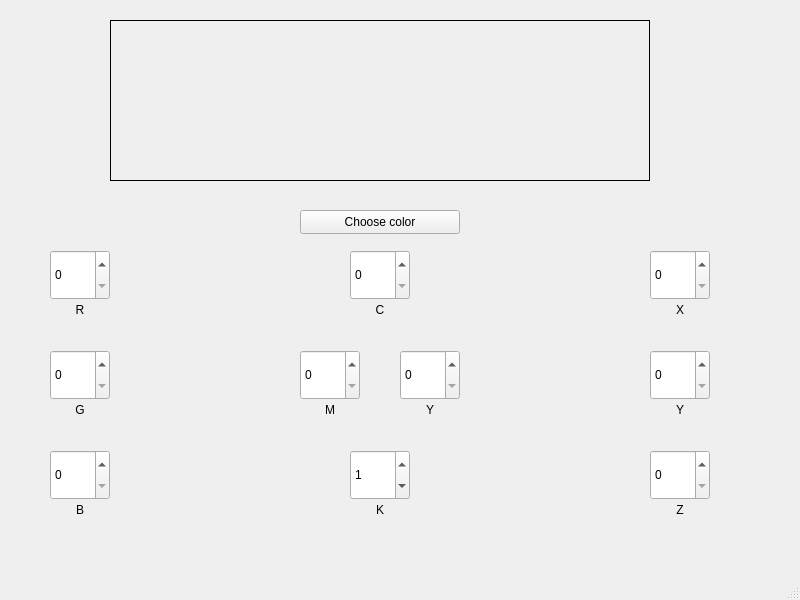
<?xml version="1.0" encoding="UTF-8"?>
<ui version="4.0">
 <class>MainWindow</class>
 <widget class="QMainWindow" name="MainWindow">
  <property name="geometry">
   <rect>
    <x>0</x>
    <y>0</y>
    <width>800</width>
    <height>600</height>
   </rect>
  </property>
  <property name="windowTitle">
   <string>MainWindow</string>
  </property>
  <widget class="QWidget" name="centralwidget">
   <widget class="QLabel" name="label">
    <property name="geometry">
     <rect>
      <x>110</x>
      <y>20</y>
      <width>540</width>
      <height>161</height>
     </rect>
    </property>
    <property name="autoFillBackground">
     <bool>false</bool>
    </property>
    <property name="frameShape">
     <enum>QFrame::Box</enum>
    </property>
    <property name="text">
     <string/>
    </property>
   </widget>
   <widget class="QPushButton" name="chooseButton">
    <property name="geometry">
     <rect>
      <x>300</x>
      <y>210</y>
      <width>160</width>
      <height>24</height>
     </rect>
    </property>
    <property name="text">
     <string>Choose color</string>
    </property>
   </widget>
   <widget class="QLabel" name="label_2">
    <property name="geometry">
     <rect>
      <x>350</x>
      <y>300</y>
      <width>60</width>
      <height>20</height>
     </rect>
    </property>
    <property name="text">
     <string>C</string>
    </property>
    <property name="alignment">
     <set>Qt::AlignCenter</set>
    </property>
   </widget>
   <widget class="QLabel" name="label_3">
    <property name="geometry">
     <rect>
      <x>300</x>
      <y>400</y>
      <width>60</width>
      <height>20</height>
     </rect>
    </property>
    <property name="text">
     <string>M</string>
    </property>
    <property name="alignment">
     <set>Qt::AlignCenter</set>
    </property>
   </widget>
   <widget class="QLabel" name="label_4">
    <property name="geometry">
     <rect>
      <x>400</x>
      <y>400</y>
      <width>60</width>
      <height>20</height>
     </rect>
    </property>
    <property name="text">
     <string>Y</string>
    </property>
    <property name="alignment">
     <set>Qt::AlignCenter</set>
    </property>
   </widget>
   <widget class="QLabel" name="label_5">
    <property name="geometry">
     <rect>
      <x>350</x>
      <y>500</y>
      <width>60</width>
      <height>20</height>
     </rect>
    </property>
    <property name="text">
     <string>K</string>
    </property>
    <property name="alignment">
     <set>Qt::AlignCenter</set>
    </property>
   </widget>
   <widget class="QLabel" name="label_6">
    <property name="geometry">
     <rect>
      <x>650</x>
      <y>300</y>
      <width>60</width>
      <height>20</height>
     </rect>
    </property>
    <property name="text">
     <string>X</string>
    </property>
    <property name="alignment">
     <set>Qt::AlignCenter</set>
    </property>
   </widget>
   <widget class="QLabel" name="label_7">
    <property name="geometry">
     <rect>
      <x>650</x>
      <y>400</y>
      <width>60</width>
      <height>20</height>
     </rect>
    </property>
    <property name="text">
     <string>Y</string>
    </property>
    <property name="alignment">
     <set>Qt::AlignCenter</set>
    </property>
   </widget>
   <widget class="QLabel" name="label_8">
    <property name="geometry">
     <rect>
      <x>650</x>
      <y>500</y>
      <width>60</width>
      <height>20</height>
     </rect>
    </property>
    <property name="text">
     <string>Z</string>
    </property>
    <property name="alignment">
     <set>Qt::AlignCenter</set>
    </property>
   </widget>
   <widget class="QLabel" name="label_9">
    <property name="geometry">
     <rect>
      <x>50</x>
      <y>300</y>
      <width>60</width>
      <height>20</height>
     </rect>
    </property>
    <property name="text">
     <string>R</string>
    </property>
    <property name="alignment">
     <set>Qt::AlignCenter</set>
    </property>
   </widget>
   <widget class="QLabel" name="label_10">
    <property name="geometry">
     <rect>
      <x>50</x>
      <y>400</y>
      <width>60</width>
      <height>20</height>
     </rect>
    </property>
    <property name="text">
     <string>G</string>
    </property>
    <property name="alignment">
     <set>Qt::AlignCenter</set>
    </property>
   </widget>
   <widget class="QLabel" name="label_11">
    <property name="geometry">
     <rect>
      <x>50</x>
      <y>500</y>
      <width>60</width>
      <height>20</height>
     </rect>
    </property>
    <property name="text">
     <string>B</string>
    </property>
    <property name="alignment">
     <set>Qt::AlignCenter</set>
    </property>
   </widget>
   <widget class="QSpinBox" name="R">
    <property name="geometry">
     <rect>
      <x>50</x>
      <y>250</y>
      <width>60</width>
      <height>50</height>
     </rect>
    </property>
    <property name="maximum">
     <number>255</number>
    </property>
   </widget>
   <widget class="QSpinBox" name="G">
    <property name="geometry">
     <rect>
      <x>50</x>
      <y>350</y>
      <width>60</width>
      <height>50</height>
     </rect>
    </property>
    <property name="maximum">
     <number>255</number>
    </property>
   </widget>
   <widget class="QSpinBox" name="B">
    <property name="geometry">
     <rect>
      <x>50</x>
      <y>450</y>
      <width>60</width>
      <height>50</height>
     </rect>
    </property>
    <property name="maximum">
     <number>255</number>
    </property>
   </widget>
   <widget class="QDoubleSpinBox" name="C">
    <property name="geometry">
     <rect>
      <x>350</x>
      <y>250</y>
      <width>60</width>
      <height>50</height>
     </rect>
    </property>
    <property name="decimals">
     <number>0</number>
    </property>
    <property name="maximum">
     <double>100.000000000000000</double>
    </property>
   </widget>
   <widget class="QDoubleSpinBox" name="M">
    <property name="geometry">
     <rect>
      <x>300</x>
      <y>350</y>
      <width>60</width>
      <height>50</height>
     </rect>
    </property>
    <property name="decimals">
     <number>0</number>
    </property>
    <property name="maximum">
     <double>100.000000000000000</double>
    </property>
    <property name="singleStep">
     <double>1.000000000000000</double>
    </property>
   </widget>
   <widget class="QDoubleSpinBox" name="Y">
    <property name="geometry">
     <rect>
      <x>400</x>
      <y>350</y>
      <width>60</width>
      <height>50</height>
     </rect>
    </property>
    <property name="decimals">
     <number>0</number>
    </property>
    <property name="maximum">
     <double>100.000000000000000</double>
    </property>
   </widget>
   <widget class="QDoubleSpinBox" name="K">
    <property name="geometry">
     <rect>
      <x>350</x>
      <y>450</y>
      <width>60</width>
      <height>50</height>
     </rect>
    </property>
    <property name="decimals">
     <number>0</number>
    </property>
    <property name="minimum">
     <double>0.000000000000000</double>
    </property>
    <property name="maximum">
     <double>100.000000000000000</double>
    </property>
    <property name="singleStep">
     <double>1.000000000000000</double>
    </property>
    <property name="stepType">
     <enum>QAbstractSpinBox::AdaptiveDecimalStepType</enum>
    </property>
    <property name="value">
     <double>1.000000000000000</double>
    </property>
   </widget>
   <widget class="QDoubleSpinBox" name="X">
    <property name="geometry">
     <rect>
      <x>650</x>
      <y>250</y>
      <width>60</width>
      <height>50</height>
     </rect>
    </property>
    <property name="decimals">
     <number>0</number>
    </property>
    <property name="maximum">
     <double>100.000000000000000</double>
    </property>
   </widget>
   <widget class="QDoubleSpinBox" name="XYZY">
    <property name="geometry">
     <rect>
      <x>650</x>
      <y>350</y>
      <width>60</width>
      <height>50</height>
     </rect>
    </property>
    <property name="decimals">
     <number>0</number>
    </property>
    <property name="maximum">
     <double>100.000000000000000</double>
    </property>
   </widget>
   <widget class="QDoubleSpinBox" name="Z">
    <property name="geometry">
     <rect>
      <x>650</x>
      <y>450</y>
      <width>60</width>
      <height>50</height>
     </rect>
    </property>
    <property name="decimals">
     <number>0</number>
    </property>
    <property name="maximum">
     <double>100.000000000000000</double>
    </property>
   </widget>
  </widget>
  <widget class="QMenuBar" name="menubar">
   <property name="geometry">
    <rect>
     <x>0</x>
     <y>0</y>
     <width>800</width>
     <height>30</height>
    </rect>
   </property>
  </widget>
  <widget class="QStatusBar" name="statusbar"/>
 </widget>
 <resources/>
 <connections/>
</ui>
